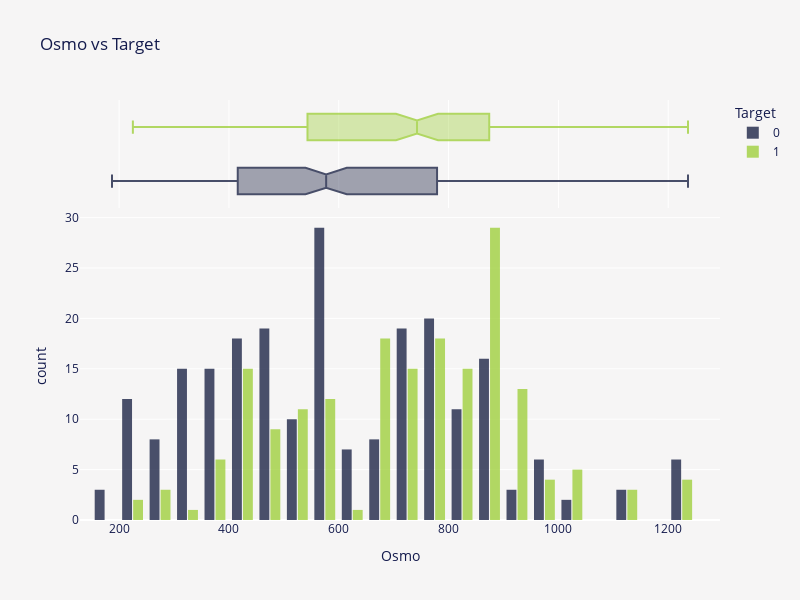

Notebook source saved alongside this figure:
### Markdown cell above
<p style="font-size:20px; font-family:JetBrains Mono; color:#3E3F4C; border-bottom: 3px solid #2a357d">Notes 📜</p>
<blockquote style="margin-right:auto; margin-left:auto; background-color:#fffaf6; padding: 15px; border-radius: 10px 10px">
    <ul style="font-size:16px; font-family:JetBrains Mono; color:#3E3F4C; margin-right: 10px; margin-top: 2px; margin-bottom: 2px">
        <li>Regarding <code>Ph</code>, it's hard to say whether lower or higher values are related to kidney presence.</li>
    </ul>
</blockquote>

### Code cell
fig = px.histogram(
    train,
    x="Osmo",
    color="Target",
    color_discrete_sequence=["#0f173b", "#9acd32"],
    marginal="box",
    barmode="group",
    hover_data=train.columns,
    height=600,
    width=800,
    title="Osmo vs Target",
)
fig.update_layout(
    font=dict(color=FONT_COLOR),
    plot_bgcolor=BACKGROUND_COLOR,
    paper_bgcolor=BACKGROUND_COLOR,
    bargap=0.2,
    bargroupgap=0.1,
)
fig.update_traces(opacity=0.75)
fig.show()

### Figure 1 — Plotly figure (JSON) as saved in the notebook; plotly's stock layout.template omitted (floating-point values rounded to 4 significant figures; data arrays with more than 128 entries replaced by an {"elided": "..."} marker saying what was removed)
{"data": [{"alignmentgroup": "True", "bingroup": "x", "hovertemplate": "Target=0<br>Osmo=%{x}<br>count=%{y}<extra></extra>", "legendgroup": "0", "marker": {"color": "#0f173b", "pattern": {"shape": ""}}, "name": "0", "offsetgroup": "0", "opacity": 0.75, "orientation": "v", "showlegend": true, "type": "histogram", "x": {"elided": "230 int values"}, "xaxis": "x", "yaxis": "y"}, {"alignmentgroup": "True", "customdata": {"elided": "230x6 float values"}, "hovertemplate": "Target=%{customdata[5]}<br>Osmo=%{x}<br>Gravity=%{customdata[0]}<br>Ph=%{customdata[1]}<br>Cond=%{customdata[2]}<br>Urea=%{customdata[3]}<br>Calc=%{customdata[4]}<extra></extra>", "legendgroup": "0", "marker": {"color": "#0f173b"}, "name": "0", "notched": true, "offsetgroup": "0", "opacity": 0.75, "showlegend": false, "type": "box", "x": {"elided": "230 int values"}, "xaxis": "x2", "yaxis": "y2"}, {"alignmentgroup": "True", "bingroup": "x", "hovertemplate": "Target=1<br>Osmo=%{x}<br>count=%{y}<extra></extra>", "legendgroup": "1", "marker": {"color": "#9acd32", "pattern": {"shape": ""}}, "name": "1", "offsetgroup": "1", "opacity": 0.75, "orientation": "v", "showlegend": true, "type": "histogram", "x": {"elided": "184 int values"}, "xaxis": "x", "yaxis": "y"}, {"alignmentgroup": "True", "customdata": {"elided": "184x6 float values"}, "hovertemplate": "Target=%{customdata[5]}<br>Osmo=%{x}<br>Gravity=%{customdata[0]}<br>Ph=%{customdata[1]}<br>Cond=%{customdata[2]}<br>Urea=%{customdata[3]}<br>Calc=%{customdata[4]}<extra></extra>", "legendgroup": "1", "marker": {"color": "#9acd32"}, "name": "1", "notched": true, "offsetgroup": "1", "opacity": 0.75, "showlegend": false, "type": "box", "x": {"elided": "184 int values"}, "xaxis": "x2", "yaxis": "y2"}], "layout": {"bargap": 0.2, "bargroupgap": 0.1, "barmode": "group", "font": {"color": "#141B4D"}, "height": 600, "legend": {"title": {"text": "Target"}, "tracegroupgap": 0}, "paper_bgcolor": "#F6F5F5", "plot_bgcolor": "#F6F5F5", "title": {"text": "Osmo vs Target"}, "width": 800, "xaxis": {"anchor": "y", "domain": [0, 1], "title": {"text": "Osmo"}}, "xaxis2": {"anchor": "y2", "domain": [0, 1], "matches": "x", "showgrid": true, "showticklabels": false}, "yaxis": {"anchor": "x", "domain": [0, 0.7326], "title": {"text": "count"}}, "yaxis2": {"anchor": "x2", "domain": [0.7426, 1], "matches": "y2", "showgrid": false, "showline": false, "showticklabels": false, "ticks": ""}}}
